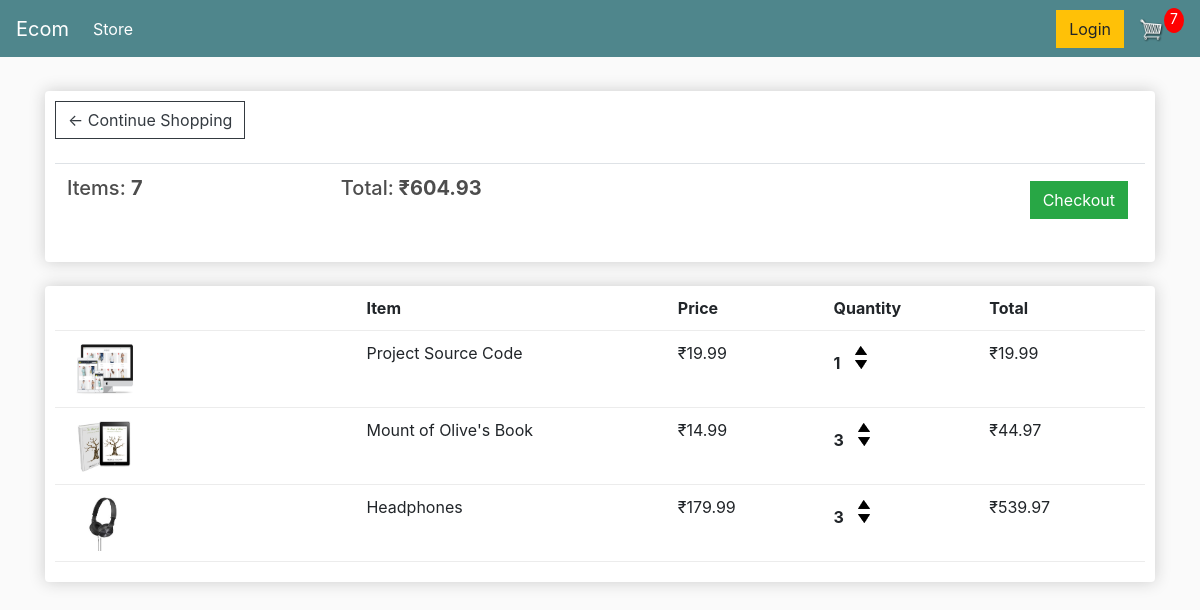
The app's page /cart/ (signed in) with its own data.
### store/models.py (models this page shows, shortened)
class Order(models.Model):
	customer = models.ForeignKey(Customer, on_delete=models.SET_NULL, null=True, blank=True)
	date_ordered = models.DateTimeField(auto_now_add=True)
	complete = models.BooleanField(default=False)
	transaction_id = models.CharField(max_length=100, null=True)
	@property
	def get_cart_total(self):
		orderitems = self.orderitem_set.all()
		total = sum([item.get_total for item in orderitems])
		return total
	@property
	def get_cart_items(self):
		orderitems = self.orderitem_set.all()
		total = sum([item.quantity for item in orderitems])
		return total

class OrderItem(models.Model):
	product = models.ForeignKey(Product, on_delete=models.SET_NULL, null=True)
	order = models.ForeignKey(Order, on_delete=models.SET_NULL, null=True)
	quantity = models.IntegerField(default=0, null=True, blank=True)
	date_added = models.DateTimeField(auto_now_add=True)
	@property
	def get_total(self):
		total = self.product.price * self.quantity
		return total

class Product(models.Model):
	name = models.CharField(max_length=200)
	price = models.FloatField()
	digital = models.BooleanField(default=False,null=True, blank=True)
	image = models.ImageField(null=True, blank=True)
	@property
	def imageURL(self):
		try:
			url = self.image.url
		except:
			url = ''
		return url

### store/views.py (the view)
# urls.py: path('cart/', views.cart, name="cart"),
def cart(request):
	data = cartData(request)
	cartItems = data['cartItems']
	order = data['order']
	items = data['items']
	context = {'items':items, 'order':order, 'cartItems':cartItems}
	return render(request, 'store/cart.html', context)

### store/utils.py (called while the page is built)
def cartData(request):
	if request.user.is_authenticated:
		customer = request.user.customer
		order, created = Order.objects.get_or_create(customer=customer, complete=False)
		items = order.orderitem_set.all()
		cartItems = order.get_cart_items
	else:
		cookieData = cookieCart(request)
		cartItems = cookieData['cartItems']
		order = cookieData['order']
		items = cookieData['items']
	return {'cartItems':cartItems ,'order':order, 'items':items}

### store/templates/store/cart.html
{% extends 'store/main.html' %}
{% load static %}
{% block content %}
	<div class="row">
		<div class="col-lg-12">
			<div class="box-element">
				<a  class="btn btn-outline-dark" href="{% url 'store' %}">&#8592; Continue Shopping</a>
				<br>
				<br>
				<table class="table">
					<tr>
						<th><h5>Items: <strong>{{order.get_cart_items}}</strong></h5></th>
						<th><h5>Total:<strong> &#x20B9;{{order.get_cart_total|floatformat:2}}</strong></h5></th>
						<th>
							<a  style="float:right; margin:5px;" class="btn btn-success" href="{% url 'checkout' %}">Checkout</a>
						</th>
					</tr>
				</table>
			</div>
			<br>
			<div class="box-element">
				<div class="cart-row">
					<div style="flex:2"></div>
					<div style="flex:2"><strong>Item</strong></div>
					<div style="flex:1"><strong>Price</strong></div>
					<div style="flex:1"><strong>Quantity</strong></div>
					<div style="flex:1"><strong>Total</strong></div>
				</div>
				{% for item in items %}
				<div class="cart-row">
					<div style="flex:2"><img class="row-image" src="{{item.product.imageURL}}"></div>
					<div style="flex:2"><p>{{item.product.name}}</p></div>
					<div style="flex:1"><p>&#x20B9;{{item.product.price|floatformat:2}}</p></div>
					<div style="flex:1">
						<p class="quantity">{{item.quantity}}</p>
						<div class="quantity">
							<img data-product="{{item.product.id}}" data-action="add" class="chg-quantity update-cart" src="{% static  'images/arrow-up.png' %}">
							<img data-product="{{item.product.id}}" data-action="remove" class="chg-quantity update-cart" src="{% static  'images/arrow-down.png' %}">
						</div>
					</div>
					<div style="flex:1"><p>&#x20B9;{{item.get_total|floatformat:2}}</p></div>
				</div>
				{% endfor %}
			</div>
		</div>
	</div>
{% endblock content %}

### store/templates/store/main.html (shortened to what this page needs)
<!DOCTYPE html>
{% load static %}
<html>
<head>
	<link rel="stylesheet" href="https://stackpath.bootstrapcdn.com/bootstrap/4.4.1/css/bootstrap.min.css">
	<link rel="stylesheet" type="text/css" href="{% static 'css/main.css' %}">
</head>
<body>
	<nav class="navbar navbar-expand-lg navbar-dark bg-dark">
	  <a class="navbar-brand" href="{% url 'store' %}">Ecom</a>
	  <div class="collapse navbar-collapse" id="navbarSupportedContent">
	    <ul class="navbar-nav mr-auto">
	      <li class="nav-item active">
	        <a class="nav-link" href="{% url 'store' %}">Store <span class="sr-only">(current)</span></a>
	      </li>
	    </ul>
	    <div class="form-inline my-2 my-lg-0">
	     	<a href="#"class="btn btn-warning">Login</a>
	     	<a href="{% url 'cart' %}">
	    		<img  id="cart-icon" src="{% static 'images/cart.png' %}">
	    	</a>
	    	<p id="cart-total">{{cartItems}}</p>
	    </div>
	  </div>
	</nav>
     <div class="container">
            <br>
            {% block content %}
            {% endblock content %}
         </div>
</body>
</html>

### static/css/main.css (style rules this page uses)
body { background-color: hsl(0, 0%, 98%); }
h1,h2,h3,h4,h5,h6 { color:hsl(0, 0%, 30%); }
.box-element { box-shadow:hsl(0, 0%, 80%) 0 0 16px; background-color: #fff; border-radius: 4px; padding: 10px; }
.bg-dark { background-color: #4f868c!important; }
#cart-icon { width:25px; display: inline-block; margin-left: 15px; }
#cart-total { display: block; text-align: center; color:#fff; background-color: red; width: 20px; height: 25px; border-radius: 50%; font-size: 14px; }
.col-lg-4, .col-lg-6, .col-lg-8, .col-lg-12 { margin-top: 10px; }
.btn { border-radius: 0; }
.row-image { width: 100px; }
.cart-row { display: flex; align-items: flex-stretch; padding-bottom: 10px; margin-bottom: 10px; border-bottom: 1px solid #ececec; }
.quantity { display: inline-block; font-weight: 700; padding-right:10px; }
.chg-quantity { width: 12px; cursor: pointer; display: block; margin-top: 5px; transition:.1s; }

### records on screen
Order: get_cart_items "7", get_cart_total "604.93"
OrderItem: product.imageURL (picture), product.name "Project Source Code", product.price "19.99", quantity "1", get_total "19.99"
OrderItem: product.imageURL (picture), product.name "Mount of Olive's Book", product.price "14.99", quantity "3", get_total "44.97"
OrderItem: product.imageURL (picture), product.name "Headphones", product.price "179.99", quantity "3", get_total "539.97"

### other values on screen
{{ cartItems }} "7"
